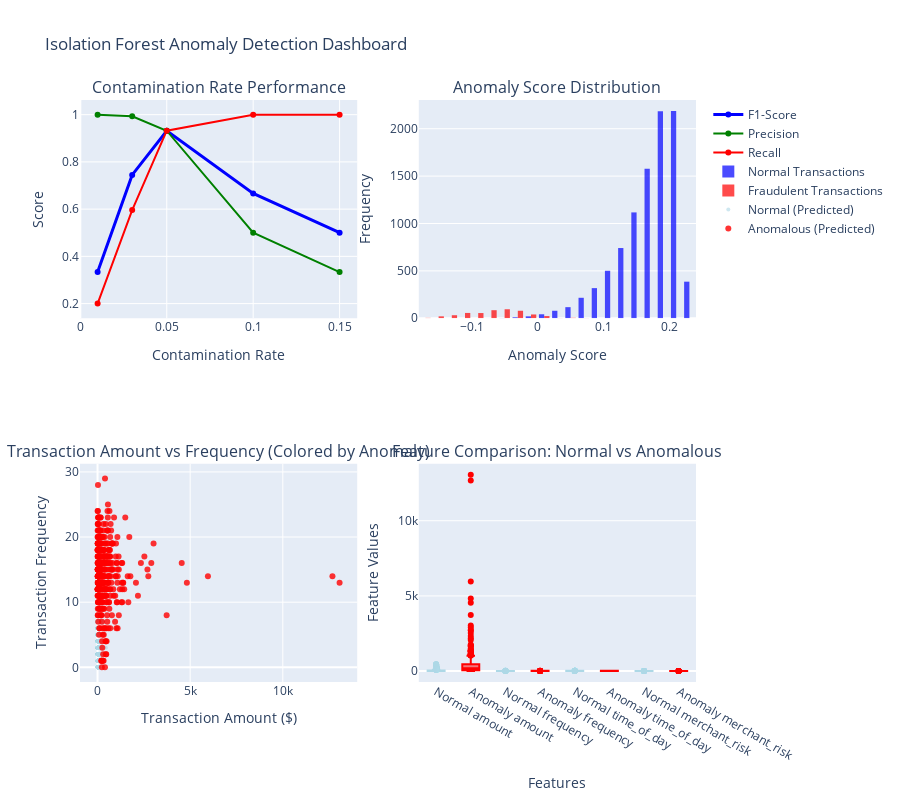

The notebook cell this image was saved under:
### Code cell
# 2. INTERACTIVE ISOLATION FOREST VISUALIZATIONS
print(" 2. INTERACTIVE ISOLATION FOREST VISUALIZATIONS")
print("=" * 49)

# Create comprehensive dashboard
fig = make_subplots(
 rows=2, cols=2,
 subplot_titles=[
 'Contamination Rate Performance',
 'Anomaly Score Distribution',
 'Transaction Amount vs Frequency (Colored by Anomaly)',
 'Feature Comparison: Normal vs Anomalous'
 ]
)

# Performance comparison across contamination rates
contamination_list = list(isolation_results.keys())
f1_scores = [isolation_results[c]['f1_score'] for c in contamination_list]
precision_scores = [isolation_results[c]['precision'] for c in contamination_list]
recall_scores = [isolation_results[c]['recall'] for c in contamination_list]

fig.add_trace(
 go.Scatter(x=contamination_list, y=f1_scores, mode='lines+markers',
 name='F1-Score', line=dict(color='blue', width=3)),
 row=1, col=1
)
fig.add_trace(
 go.Scatter(x=contamination_list, y=precision_scores, mode='lines+markers',
 name='Precision', line=dict(color='green', width=2)),
 row=1, col=1
)
fig.add_trace(
 go.Scatter(x=contamination_list, y=recall_scores, mode='lines+markers',
 name='Recall', line=dict(color='red', width=2)),
 row=1, col=1
)

# Anomaly score distributions
fig.add_trace(
 go.Histogram(x=normal_scores, name='Normal Transactions',
 opacity=0.7, nbinsx=30, marker_color='blue'),
 row=1, col=2
)
fig.add_trace(
 go.Histogram(x=fraud_scores, name='Fraudulent Transactions',
 opacity=0.7, nbinsx=30, marker_color='red'),
 row=1, col=2
)

# Transaction scatter plot colored by anomaly detection
financial_data['predicted_anomaly'] = best_model_results['predictions']
financial_data['anomaly_score'] = best_model_results['scores']

# Normal transactions
normal_trans = financial_data[financial_data['predicted_anomaly'] == 0]
fig.add_trace(
 go.Scatter(x=normal_trans['amount'], y=normal_trans['frequency'],
 mode='markers', name='Normal (Predicted)',
 marker=dict(color='lightblue', size=4, opacity=0.6)),
 row=2, col=1
)

# Anomalous transactions
anomaly_trans = financial_data[financial_data['predicted_anomaly'] == 1]
fig.add_trace(
 go.Scatter(x=anomaly_trans['amount'], y=anomaly_trans['frequency'],
 mode='markers', name='Anomalous (Predicted)',
 marker=dict(color='red', size=6, opacity=0.8)),
 row=2, col=1
)

# Feature comparison box plots
features = list(financial_data.columns[:-2]) # Exclude prediction columns
for i, feature in enumerate(features):
 normal_values = financial_data[financial_data['predicted_anomaly'] == 0][feature]
 anomaly_values = financial_data[financial_data['predicted_anomaly'] == 1][feature]

 fig.add_trace(
 go.Box(y=normal_values, name=f'Normal {feature}',
 marker_color='lightblue', showlegend=False),
 row=2, col=2
 )
 fig.add_trace(
 go.Box(y=anomaly_values, name=f'Anomaly {feature}',
 marker_color='red', showlegend=False),
 row=2, col=2
 )

fig.update_layout(height=800, title="Isolation Forest Anomaly Detection Dashboard")
fig.update_xaxes(title_text="Contamination Rate", row=1, col=1)
fig.update_xaxes(title_text="Anomaly Score", row=1, col=2)
fig.update_xaxes(title_text="Transaction Amount ($)", row=2, col=1)
fig.update_xaxes(title_text="Features", row=2, col=2)
fig.update_yaxes(title_text="Score", row=1, col=1)
fig.update_yaxes(title_text="Frequency", row=1, col=2)
fig.update_yaxes(title_text="Transaction Frequency", row=2, col=1)
fig.update_yaxes(title_text="Feature Values", row=2, col=2)
fig.show()

# Real-time monitoring simulation
print(f"\n REAL-TIME ANOMALY MONITORING SIMULATION:")

# Simulate new incoming transactions
new_transactions = pd.DataFrame({
 'amount': [50, 10000, 75, 50000, 200], # Mix of normal and suspicious amounts
 'frequency': [3, 25, 5, 40, 8], # Mix of frequencies
 'time_of_day': [14, 2, 10, 23, 16], # Mix of times
 'merchant_risk': [0.2, 0.8, 0.3, 0.9, 0.1] # Mix of risk levels
})

# Apply the trained model
new_scaled = scaler_financial.transform(new_transactions)
final_model = IsolationForest(contamination=best_contamination, random_state=42, n_estimators=100)
final_model.fit(financial_scaled)

new_predictions = final_model.predict(new_scaled)
new_scores = final_model.decision_function(new_scaled)

print("New transaction analysis:")
for i, (pred, score) in enumerate(zip(new_predictions, new_scores)):
 status = " ANOMALY" if pred == -1 else " NORMAL"
 amount = new_transactions.iloc[i]['amount']
 risk_level = "HIGH" if score < -0.1 else "MEDIUM" if score < 0 else "LOW"
 print(f"Transaction {i+1}: ${amount:,.0f} -> {status} (Score: {score:.3f}, Risk: {risk_level})")

# Business impact calculation
fraud_detection_rate = best_model_results['recall']
false_positive_rate = 1 - best_model_results['precision']
avg_fraud_amount = financial_data[financial_labels == 1]['amount'].mean()
total_transactions_per_year = 1_000_000
fraud_rate = 0.05

prevented_fraud_amount = (total_transactions_per_year * fraud_rate *
 fraud_detection_rate * avg_fraud_amount)
false_positive_cost = (total_transactions_per_year * (1 - fraud_rate) *
 false_positive_rate * 50) # $50 cost per false positive

net_savings = prevented_fraud_amount - false_positive_cost
implementation_cost = 200_000

print(f"\n ISOLATION FOREST BUSINESS ROI:")
print(f"• Annual transactions: {total_transactions_per_year:,}")
print(f"• Fraud detection rate: {fraud_detection_rate:.1%}")
print(f"• Average fraud amount: ${avg_fraud_amount:,.0f}")
print(f"• Prevented fraud losses: ${prevented_fraud_amount:,.0f}")
print(f"• False positive costs: ${false_positive_cost:,.0f}")
print(f"• Net annual savings: ${net_savings:,.0f}")
print(f"• Implementation cost: ${implementation_cost:,.0f}")
print(f"• ROI: {(net_savings - implementation_cost)/implementation_cost*100:.0f}%")
print(f"• Payback period: {implementation_cost/net_savings*12:.1f} months")

### Figure 1 — Plotly figure (JSON) as saved in the notebook; plotly's stock layout.template omitted (floating-point values rounded to 4 significant figures; data arrays with more than 128 entries replaced by an {"elided": "..."} marker saying what was removed)
{"data": [{"line": {"color": "blue", "width": 3}, "mode": "lines+markers", "name": "F1-Score", "type": "scatter", "x": [0.01, 0.03, 0.05, 0.1, 0.15], "xaxis": "x", "y": [0.3333, 0.745, 0.932, 0.6667, 0.5], "yaxis": "y"}, {"line": {"color": "green", "width": 2}, "mode": "lines+markers", "name": "Precision", "type": "scatter", "x": [0.01, 0.03, 0.05, 0.1, 0.15], "xaxis": "x", "y": [1, 0.9933, 0.932, 0.5, 0.3333], "yaxis": "y"}, {"line": {"color": "red", "width": 2}, "mode": "lines+markers", "name": "Recall", "type": "scatter", "x": [0.01, 0.03, 0.05, 0.1, 0.15], "xaxis": "x", "y": [0.2, 0.596, 0.932, 1, 1], "yaxis": "y"}, {"marker": {"color": "blue"}, "name": "Normal Transactions", "nbinsx": 30, "opacity": 0.7, "type": "histogram", "x": {"elided": "9500 float values"}, "xaxis": "x2", "yaxis": "y2"}, {"marker": {"color": "red"}, "name": "Fraudulent Transactions", "nbinsx": 30, "opacity": 0.7, "type": "histogram", "x": {"elided": "500 float values"}, "xaxis": "x2", "yaxis": "y2"}, {"marker": {"color": "lightblue", "opacity": 0.6, "size": 4}, "mode": "markers", "name": "Normal (Predicted)", "type": "scatter", "x": {"elided": "9500 float values"}, "xaxis": "x3", "y": {"elided": "9500 int values"}, "yaxis": "y3"}, {"marker": {"color": "red", "opacity": 0.8, "size": 6}, "mode": "markers", "name": "Anomalous (Predicted)", "type": "scatter", "x": {"elided": "500 float values"}, "xaxis": "x3", "y": {"elided": "500 int values"}, "yaxis": "y3"}, {"marker": {"color": "lightblue"}, "name": "Normal amount", "showlegend": false, "type": "box", "xaxis": "x4", "y": {"elided": "9500 float values"}, "yaxis": "y4"}, {"marker": {"color": "red"}, "name": "Anomaly amount", "showlegend": false, "type": "box", "xaxis": "x4", "y": {"elided": "500 float values"}, "yaxis": "y4"}, {"marker": {"color": "lightblue"}, "name": "Normal frequency", "showlegend": false, "type": "box", "xaxis": "x4", "y": {"elided": "9500 int values"}, "yaxis": "y4"}, {"marker": {"color": "red"}, "name": "Anomaly frequency", "showlegend": false, "type": "box", "xaxis": "x4", "y": {"elided": "500 int values"}, "yaxis": "y4"}, {"marker": {"color": "lightblue"}, "name": "Normal time_of_day", "showlegend": false, "type": "box", "xaxis": "x4", "y": {"elided": "9500 float values"}, "yaxis": "y4"}, {"marker": {"color": "red"}, "name": "Anomaly time_of_day", "showlegend": false, "type": "box", "xaxis": "x4", "y": {"elided": "500 float values"}, "yaxis": "y4"}, {"marker": {"color": "lightblue"}, "name": "Normal merchant_risk", "showlegend": false, "type": "box", "xaxis": "x4", "y": {"elided": "9500 float values"}, "yaxis": "y4"}, {"marker": {"color": "red"}, "name": "Anomaly merchant_risk", "showlegend": false, "type": "box", "xaxis": "x4", "y": {"elided": "500 float values"}, "yaxis": "y4"}], "layout": {"annotations": [{"font": {"size": 16}, "showarrow": false, "text": "Contamination Rate Performance", "x": 0.225, "xanchor": "center", "xref": "paper", "y": 1, "yanchor": "bottom", "yref": "paper"}, {"font": {"size": 16}, "showarrow": false, "text": "Anomaly Score Distribution", "x": 0.775, "xanchor": "center", "xref": "paper", "y": 1, "yanchor": "bottom", "yref": "paper"}, {"font": {"size": 16}, "showarrow": false, "text": "Transaction Amount vs Frequency (Colored by Anomaly)", "x": 0.225, "xanchor": "center", "xref": "paper", "y": 0.375, "yanchor": "bottom", "yref": "paper"}, {"font": {"size": 16}, "showarrow": false, "text": "Feature Comparison: Normal vs Anomalous", "x": 0.775, "xanchor": "center", "xref": "paper", "y": 0.375, "yanchor": "bottom", "yref": "paper"}], "height": 800, "title": {"text": "Isolation Forest Anomaly Detection Dashboard"}, "xaxis": {"anchor": "y", "domain": [0, 0.45], "title": {"text": "Contamination Rate"}}, "xaxis2": {"anchor": "y2", "domain": [0.55, 1], "title": {"text": "Anomaly Score"}}, "xaxis3": {"anchor": "y3", "domain": [0, 0.45], "title": {"text": "Transaction Amount ($)"}}, "xaxis4": {"anchor": "y4", "domain": [0.55, 1], "title": {"text": "Features"}}, "yaxis": {"anchor": "x", "domain": [0.625, 1], "title": {"text": "Score"}}, "yaxis2": {"anchor": "x2", "domain": [0.625, 1], "title": {"text": "Frequency"}}, "yaxis3": {"anchor": "x3", "domain": [0, 0.375], "title": {"text": "Transaction Frequency"}}, "yaxis4": {"anchor": "x4", "domain": [0, 0.375], "title": {"text": "Feature Values"}}}}
